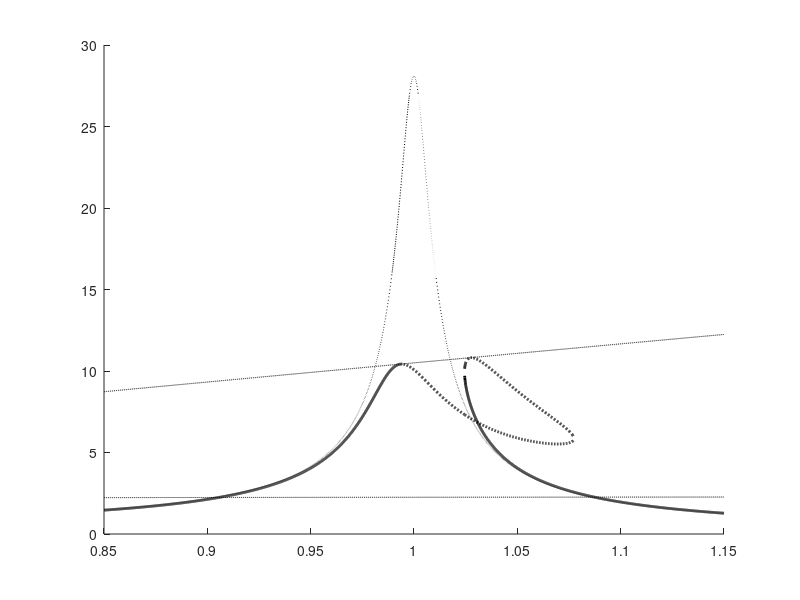

The MATLAB source for this figure: (Note: this script raises an error after producing the figure.)
%% Plot dimensionless frequency response
% This code was used to generate the frequency responses in https://doi.org/10.1016/j.ymssp.2024.111615
% From Github repo: https://github.com/kevindekemele/PZT_cubic_shunt_NES 
% Author: Kevin Dekemele
%% Define system
clear all
%close all
w_i = 1;

zeta_e = 0.20;
r_i = 0.20;
k_i = 0.20;
zeta_i = 0.0073;
Fex1 =0.41;
%% FR computation
Om = linspace(0.85,1.15,5000);

for i=1:length(Om)
    
    %Eq.19
    a = ( (1-k_i^2-Om(i)^2)*3/4)^2+(2*zeta_i*Om(i)*3/4)^2;
    b = (1-k_i^2-Om(i)^2)*3/2*((1-k_i^2-Om(i)^2)*(r_i^2-Om(i)^2)-4*zeta_i*zeta_e*Om(i)^2*r_i-k_i^2*Om(i)^2) + zeta_i*Om(i)*3*( (1-Om(i)^2)*(Om(i)*2*zeta_e*r_i) + (2*zeta_i*Om(i))*(r_i^2-Om(i)^2) );
    c = ((1-k_i^2-Om(i)^2)*(r_i^2-Om(i)^2)-4*zeta_i*zeta_e*Om(i)^2*r_i-k_i^2*Om(i)^2)^2+ ( (1-Om(i)^2)*(Om(i)*2*zeta_e*r_i) + (2*zeta_i*Om(i))*(r_i^2-Om(i)^2) )^2;
    d = -Fex1(1)^2*( (2*Om(i)*zeta_e*r_i)^2+Om(i)^4)*(r_i*k_i)^2;
    [r] = roots([a,b,c,d]);
    
    % Open circuit FR
     zo_OC(i) = (-Om(i)^2 + 1i*Om(i)*2*zeta_i + (1))\Fex1;

    %Check if one or three solutions
    
    if(~isreal(r))
        r_real=r(imag(r)==0);
        %Eq. 17
        zo(i,1) = ((2*zeta_e*r_i*Om(i))^2+ ( (Om(i)^2-r_i^2)-3/4*r_real)^2)*r_real/(r_i^2*k_i^2*(Om(i)^4+(2*zeta_e*r_i*Om(i))^2));
        zo(i,2)=NaN;
        zo(i,3)=NaN;
        zna(i,1) = r_real;
        zna(i,2)=NaN;
        zna(i,3)=NaN;
        
        %Phase, computed from Eq. 20
        alphaminbeta(i,1) = acos(-((r_i^2-Om(i)^2)*sqrt(zna(i,1))-4*zeta_e^2*r_i^2*sqrt(zna(i,1))+3/4*sqrt(zna(i,1))^3)/(Om(i)^2*sqrt(zo(i,1))*k_i*r_i+4*zeta_e^2*r_i^3*k_i*sqrt(zo(i,1)))); 
        alpha1(i,1) =  -asin((2*zeta_i*sqrt(zo(i,1))*Om(i)+sin(-alphaminbeta(i,1))*k_i/r_i*sqrt(zna(i,1)))/Fex1);%-acos((1-k_i^2-Om(i)^2)*sqrt(zo(i,1))+cos(-alphaminbeta(i,1))*k_i/r_i*sqrt(zna(i,1))/Fex1);
        beta1(i,1) =   -(alphaminbeta(i,1)  - alpha1(i,1) );

        %Jacobian to compute stability Appendix A
        % The evolution of the eigenvalues could be saved for bifurcation
        % study
          M2= [-(1-k_i^2-Om(i)^2)-2*1i*zeta_i*Om(i), 0, -k_i/r_i, 0;
            0,  (1-k_i^2-Om(i)^2)-2*1i*zeta_i*Om(i),0,  k_i/r_i;
            2*zeta_e*1i*r_i^2*Om(i)*k_i-r_i*k_i*((1-k_i^2) + 2*1i*Om(i)*zeta_i), 0, -(r_i^2-Om(i)^2)-2*zeta_e*1i*r_i*Om(i)-6/4*zna(i,1)-r_i*k_i*k_i/r_i,  -3/4*zna(i,1)*exp(1i*beta1(i,1))^2;
            0,  -conj( 2*zeta_e*1i*r_i^2*Om(i)*k_i-r_i*k_i*((1-k_i^2) + 2*1i*Om(i)*zeta_i)),  -conj( -3/4*zna(i,1)*exp(1i*beta1(i,1))^2), -conj(-(r_i^2-Om(i)^2)-2*zeta_e*1i*r_i*Om(i)-6/4*zna(i,1)-r_i*k_i*k_i/r_i);]/(Om(i)*2*1i );
       EIGM2(i,:) =  sort(eig(M2));
       
       %determine which a and b are stable/unstable
            if(any(real(eig(M2))>0))
               B_unstable(i,1) =sqrt(zna(i,1)); 
               A_unstable(i,1) =sqrt(zo(i,1)); 
               B_stable(i,1) = NaN; 
               A_stable(i,1) = NaN;
            else
           B_stable(i,1) =sqrt(zna(i,1)); 
               A_stable(i,1) =sqrt(zo(i,1));  
               B_unstable(i,1) = NaN; 
               A_unstable(i,1) = NaN;
            end
                 B_stable(i,2) = NaN; 
               A_stable(i,2) = NaN;
                    B_stable(i,3) = NaN; 
               A_stable(i,3) = NaN;
            B_unstable(i,2) = NaN; 
               A_unstable(i,2) = NaN;
               B_unstable(i,3) = NaN; 
               A_unstable(i,3) = NaN;
    else
            %sorting needed to gain nice plots in the end, perhaps there is
            %a better way
            r=sort(r,'ascend') ;

         zo(i,1)=((2*zeta_e*r_i*Om(i))^2+ ( (Om(i)^2-r_i^2)-3/4*r(1))^2)*r(1)/(r_i^2*k_i^2*(Om(i)^4+(2*zeta_e*r_i*Om(i))^2));
        zo(i,2)=((2*zeta_e*r_i*Om(i))^2+ ( (Om(i)^2-r_i^2)-3/4*r(2))^2)*r(2)/(r_i^2*k_i^2*(Om(i)^4+(2*zeta_e*r_i*Om(i))^2));
        zo(i,3)=((2*zeta_e*r_i*Om(i))^2+ ( (Om(i)^2-r_i^2)-3/4*r(3))^2)*r(3)/(r_i^2*k_i^2*(Om(i)^4+(2*zeta_e*r_i*Om(i))^2));

        zna(i,1) = r(1);
        zna(i,2)= r(2);
        zna(i,3)=r(3);


                for j=1:3
                                     alphaminbeta(i,j) = acos(-((r_i^2-Om(i)^2)*sqrt(zna(i,j))-4*zeta_e^2*r_i^2*sqrt(zna(i,j))+3/4*sqrt(zna(i,j))^3)/(Om(i)^2*sqrt(zo(i,j))*k_i*r_i+4*zeta_e^2*r_i^3*k_i*sqrt(zo(i,j))));
          
        alpha1(i,j) =  -asin((2*zeta_i*sqrt(zo(i,j))*Om(i)+sin(-alphaminbeta(i,j))*k_i/r_i*sqrt(zna(i,j)))/Fex1);%-acos((1-k_i^2-Om(i)^2)*sqrt(zo(i,1))+cos(-alphaminbeta(i,1))*k_i/r_i*sqrt(zna(i,1))/Fex1);
        beta1(i,j) =   -(alphaminbeta(i,j) - alpha1(i,1) );

          M2= [-(1-k_i^2-Om(i)^2)-2*1i*zeta_i*Om(i), 0, -k_i/r_i, 0;
            0,  (1-k_i^2-Om(i)^2)-2*1i*zeta_i*Om(i),0,  k_i/r_i;
            2*zeta_e*1i*r_i^2*Om(i)*k_i-r_i*k_i*((1-k_i^2) + 2*1i*Om(i)*zeta_i), 0, -(r_i^2-Om(i)^2)-2*zeta_e*1i*r_i*Om(i)-6/4*zna(i,j)-r_i*k_i*k_i/r_i,  -3/4*zna(i,j)*exp(1i*beta1(i,j))^2;
            0,  -conj( 2*zeta_e*1i*r_i^2*Om(i)*k_i-r_i*k_i*((1-k_i^2) + 2*1i*Om(i)*zeta_i)),  -conj( -3/4*zna(i,j)*exp(1i*beta1(i,j))^2), -conj(-(r_i^2-Om(i)^2)-2*zeta_e*1i*r_i*Om(i)-6/4*zna(i,j)-r_i*k_i*k_i/r_i);]/(Om(i)*2*1i );
    
        eig(M2)
            if(any(real(eig(M2))>0))
               B_unstable(i,j) =sqrt(zna(i,j)); 
               A_unstable(i,j) =sqrt(zo(i,j)); 
               B_stable(i,j) = NaN; 
               A_stable(i,j) = NaN;
            else
           B_stable(i,j) =sqrt(zna(i,j)); 
               A_stable(i,j) =sqrt(zo(i,j));  
               B_unstable(i,j) = NaN; 
               A_unstable(i,j) = NaN;
            end
                end
        
    end
    
    % maximum (=saturation amplitude) and minmum
    a2 = 27;
    b2= (48*r_i^2-48*Om(i)^2);
    c2 = 64*Om(i)^2*r_i^2*zeta_e^2+16*r_i^4-32*Om(i)^2*r_i^2+16*Om(i)^4;
    [r] = roots([a2,b2,c2]);
 if(isreal(r))
         r_min=min(r);
         zna_min(i) = r_min;
          zo_max(i) = ((2*zeta_e*r_i*Om(i))^2+ ( (Om(i)^2-r_i^2)-3/4*r_min)^2)*r_min/(r_i^2*k_i^2*(Om(i)^4+(2*zeta_e*r_i*Om(i))^2));
         r_max=max(r);
          zna_max(i) = r_max;
          zo_min(i) = ((2*zeta_e*r_i*Om(i))^2+ ( (Om(i)^2-r_i^2)-3/4*r_max)^2)*r_max/(r_i^2*k_i^2*(Om(i)^4+(2*zeta_e*r_i*Om(i))^2));
 end
            
end
%% Plotting
figure(1)
hold on
hold on
plot(Om,A_stable,'k','LineWidth',2)
hold on
plot(Om,A_unstable,'k--','LineWidth',2)
plot(Om,sqrt(zo_max),'k--')
plot(Om,sqrt(zo_min),'k--')
plot(Om,abs(zo_OC),'k:')
 ax = gca;
ax.FontSize = 15; 
xlabel('$\Omega$','FontSize',16.5,'interpreter','latex') 
ylabel('$a$','FontSize',16.5,'interpreter','latex') 
xaxisproperties= get(gca, 'XAxis');
xaxisproperties.TickLabelInterpreter = 'latex'; % latex for x-axis
yaxisproperties= get(gca, 'YAxis');
yaxisproperties.TickLabelInterpreter = 'latex'; % latex for y-axis
figure(2)
hold on
plot(Om,B_stable,'k','LineWidth',2)
hold on
plot(Om,B_unstable,'k--','LineWidth',2)
plot(Om,sqrt(zna_max),'k--')
plot(Om,sqrt(zna_min),'k--')
 ax = gca;
ax.FontSize = 15; 
xlabel('$\Omega$','FontSize',16.5,'interpreter','latex') 
ylabel('$b$','FontSize',16.5,'interpreter','latex') 
xaxisproperties= get(gca, 'XAxis');
xaxisproperties.TickLabelInterpreter = 'latex'; % latex for x-axis
yaxisproperties= get(gca, 'YAxis');
yaxisproperties.TickLabelInterpreter = 'latex'; % latex for y-axis

